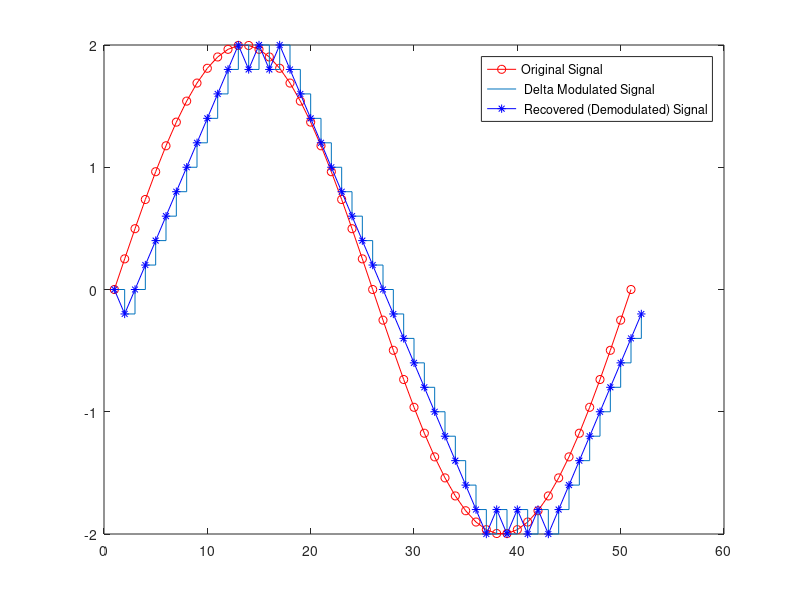

MATLAB code to generate this figure:
clc; 
clear all;
close all;

% define and plot the input signal
a=2;
t=0:2*pi/50:2*pi;
x=a*sin(t);
l=length(x); 
plot(x,'ro-'); 

% define and plot the delta modulated signal
delta=0.2;
hold on 
xn=0;
for i=1:l
    if x(i)>xn(i)
        d(i)=1;
        xn(i+1)=xn(i)+delta;
    else d(i)=0;
        xn(i+1)=xn(i)-delta;
    end
end
stairs(xn)
hold on

% recover the original signal (apply demodulation)
for i=1:d 
    if d(i)>xn(i)
        d(i)=0;
        xn(i+1)=xn(i)-delta;
    else d(i)=1;
        xn(i+1)=xn(i)+delta;
    end
end
plot(xn,'b*-');
legend ('Original Signal', ' Delta Modulated Signal', ' Recovered (Demodulated) Signal');